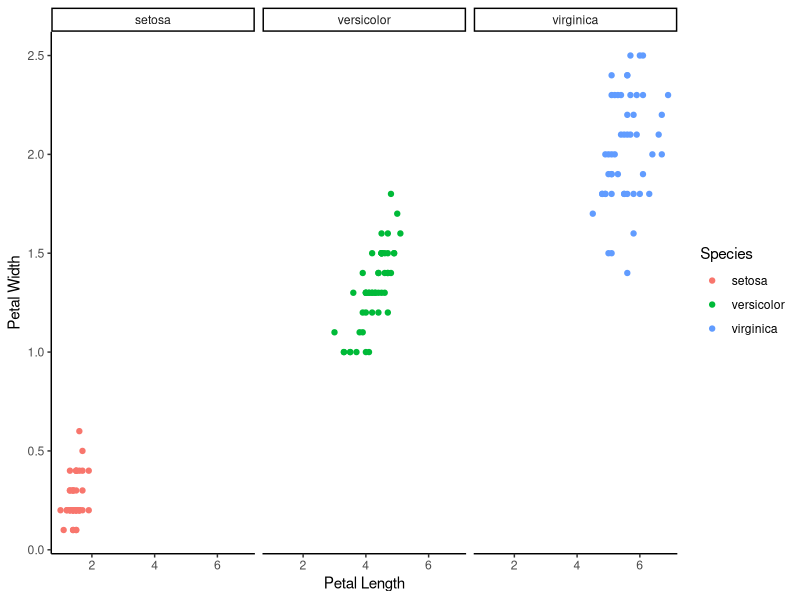

The R source for this figure:
## ---- chunk 1
knitr::opts_chunk$set(echo = TRUE)
## ---- chunk 2
library(tidyverse)
## ---- chunk 3
View(iris)
## ---- chunk 4

Iris <- ggplot(iris, aes (x = Petal.Length, y = Petal.Width)) + 
  geom_point(aes(color = Species)) +
  theme_classic() +
  labs(x = "Petal Length", y = "Petal Width") +
  facet_wrap(~Species)

Iris



